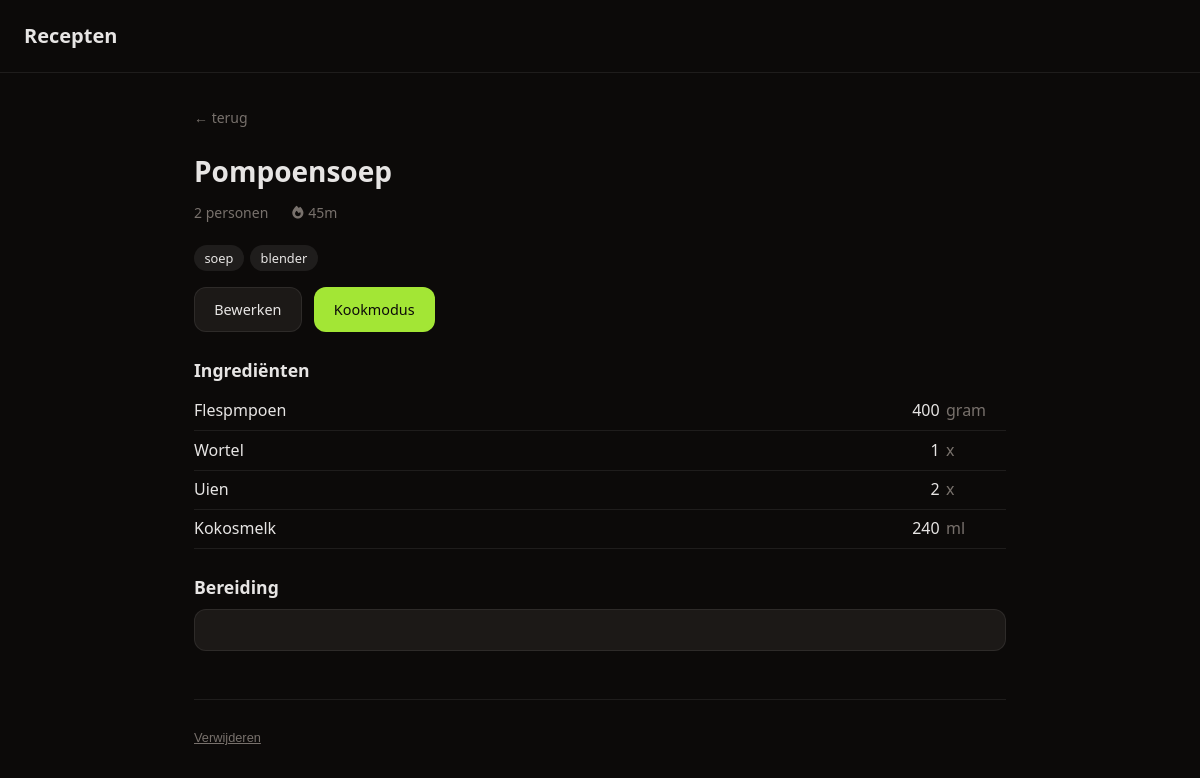
The page /recipes/4 on the database its author committed.
### tables this page shows
CREATE TABLE recipe (
            id INTEGER PRIMARY KEY AUTOINCREMENT,
            title TEXT NOT NULL,
            steps TEXT NOT NULL DEFAULT '',
            servings INTEGER NOT NULL DEFAULT 2,
            updated_at TIMESTAMP DEFAULT CURRENT_TIMESTAMP
        , cook_time TEXT, tags TEXT, prep_time TEXT);

CREATE TABLE ingredient (
            id INTEGER PRIMARY KEY AUTOINCREMENT,
            recipe_id INTEGER NOT NULL REFERENCES recipe(id) ON DELETE CASCADE,
            item TEXT NOT NULL,
            amount REAL,
            unit TEXT
        , sort_order INTEGER NOT NULL DEFAULT 0);

### app.py (the view)
@app.route("/recipes/<int:id>")
def view_recipe(id):
    db = get_db()
    recipe = db.execute("SELECT * FROM recipe WHERE id = ?", [id]).fetchone()
    if not recipe:
        return "Recept niet gevonden", 404
    ingredients = db.execute("SELECT * FROM ingredient WHERE recipe_id = ? ORDER BY sort_order", [id]).fetchall()
    return render_template("view.html", recipe=recipe, ingredients=ingredients)

### app.py (called while the page is built)
def get_db():
    if "db" not in g:
        g.db = sqlite3.connect(DATABASE)
        g.db.row_factory = sqlite3.Row
        g.db.execute("PRAGMA foreign_keys = ON")
    return g.db

### templates/view.html (shortened to what this page needs)
{% extends "base.html" %}
{% block content %}
<a href="/" class="back">← terug</a>
<h1>{{ recipe.title }}</h1>
<p class="meta">
  {{ recipe.servings }} personen
  {% if recipe.cook_time %}<span class="time-badge"><i class="fa-solid fa-fire"></i> {{ recipe.cook_time }}</span>{% endif %}
</p>
{% if recipe.tags %}
<div class="tag-list">
  {% for tag in recipe.tags.split(',') %}{% set t = tag.strip() %}{% if t %}<span class="tag-pill tag-pill-static">{{ t }}</span>{% endif %}{% endfor %}
</div>
{% endif %}
<div class="actions">
  <a href="/recipes/{{ recipe.id }}/edit" class="btn">Bewerken</a>
  <a href="/recipes/{{ recipe.id }}/cook" class="btn btn-primary">Kookmodus</a>
</div>
<h2>Ingrediënten</h2>
<table class="ingredients">
  <tbody>
    {% for ing in ingredients %}
    <tr>
      <td>{{ ing.item }}</td>
      <td class="amount">{% if ing.amount is not none %}{{ ing.amount | int if ing.amount == ing.amount | int else ing.amount }}{% endif %}</td>
      <td class="unit">{{ ing.unit or '' }}</td>
    </tr>
    {% endfor %}
  </tbody>
</table>
<h2>Bereiding</h2>
<pre class="steps">{{ recipe.steps }}</pre>
<div class="danger-zone">
  <form action="/recipes/{{ recipe.id }}/delete" method="POST">
    <button class="btn-delete" onclick="return confirm('Recept verwijderen?')">Verwijderen</button>
  </form>
</div>
{% endblock %}

### static/css/style.css (style rules this page uses)
*, *::before, *::after { box-sizing: border-box; margin: 0; padding: 0; }
:root { --bg: #0c0a09; --surface: #1c1917; --border: rgba(255,255,255,0.08); --text: #e7e5e4; --muted: #78716c; --accent: #a3e635; --accent-fg: #0c0a09; --danger: #dc2626; --radius: 12px; --panel-width: min(420px, 90vw); }
body { background: var(--bg); color: var(--text); font-family: system-ui, sans-serif; font-size: 1rem; line-height: 1.6; min-height: 100vh; }
h1 { font-size: 1.75rem; font-weight: 700; margin-bottom: 0.5rem; }
h2 { font-size: 1.1rem; font-weight: 600; margin: 1.5rem 0 0.5rem; }
.back { display: inline-block; color: var(--muted); text-decoration: none; font-size: 0.875rem; margin-bottom: 1.25rem; }
.meta { color: var(--muted); font-size: 0.875rem; margin-bottom: 1.25rem; display: flex; align-items: center; gap: 0.75rem; flex-wrap: wrap; }
.time-badge { display: inline-flex; align-items: center; gap: 0.35rem; font-size: 0.875rem; color: var(--muted); }
.time-badge i { color: var(--muted); }
.time-badge { display: inline-flex; align-items: center; gap: 0.3rem; margin-left: 0.75rem; }
.time-badge i { font-size: 0.8rem; }
.btn { display: inline-block; padding: 0.6rem 1.2rem; border-radius: var(--radius); font-size: 0.9rem; font-weight: 500; cursor: pointer; text-decoration: none; border: 1px solid var(--border); background: var(--surface); color: var(--text); }
.btn-primary { background: var(--accent); color: var(--accent-fg); border-color: transparent; }
.actions { display: flex; gap: 0.75rem; flex-wrap: wrap; margin-bottom: 1.5rem; }
.ingredients { width: 100%; border-collapse: collapse; margin-bottom: 1rem; }
.ingredients td { padding: 0.4rem 0.5rem 0.4rem 0; border-bottom: 1px solid var(--border); font-size: 1rem; }
.ingredients .amount { text-align: right; padding-right: 0.4rem; white-space: nowrap; }
.ingredients .unit { color: var(--muted); width: 60px; }
.steps { white-space: pre-wrap; font-family: inherit; font-size: 1rem; line-height: 1.8; background: var(--surface); border: 1px solid var(--border); border-radius: var(--radius); padding: 1.25rem; }
.tag-pill { display: inline-flex; align-items: center; gap: 0.3rem; background: var(--border); border-radius: 999px; padding: 0.2rem 0.65rem; font-size: 0.8rem; color: var(--text); white-space: nowrap; }
.tag-pill-static { cursor: default; }
.tag-list { display: flex; flex-wrap: wrap; gap: 0.4rem; margin-bottom: 1rem; }
.danger-zone { margin-top: 3rem; padding-top: 1.5rem; border-top: 1px solid var(--border); }
.btn-delete { background: none; border: none; color: var(--muted); font-size: 0.8rem; cursor: pointer; padding: 0; text-decoration: underline; }

### rows shown on the page
recipe: title "Pompoensoep", servings "2", cook_time "45m"
ingredient: item "Flespmpoen", amount "400", unit "gram"
ingredient: item "Wortel", amount "1", unit "x"
ingredient: item "Uien", amount "2", unit "x"
ingredient: item "Kokosmelk", amount "240", unit "ml"

### other values the page prints
{{ t }} "soep" "blender"
